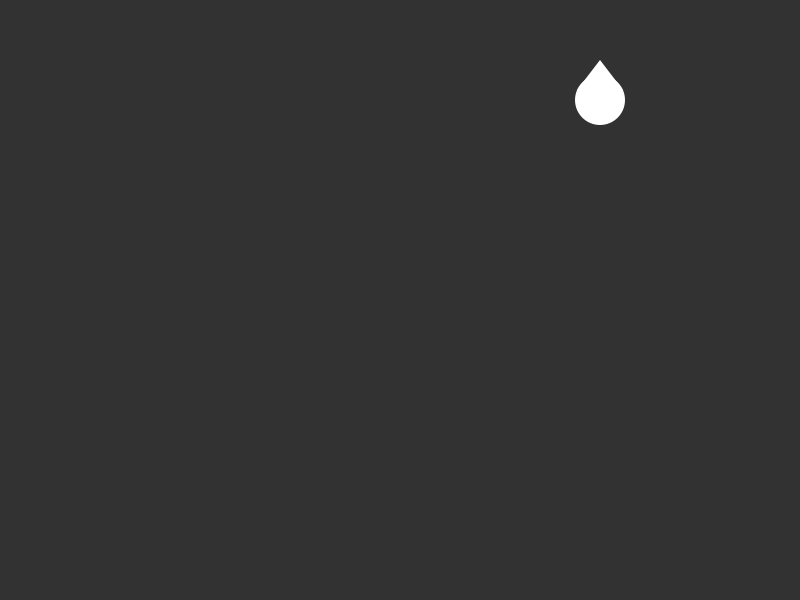
Frame 1 (no input)
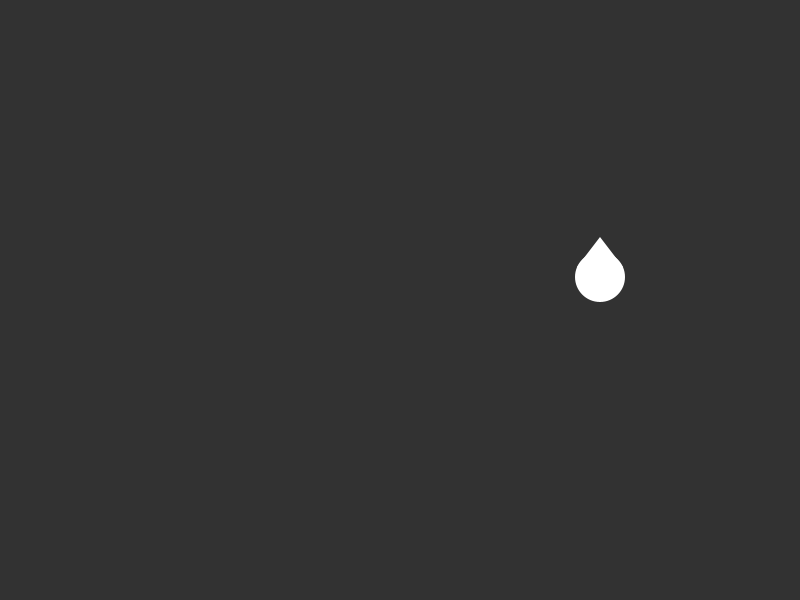
Frame 60 (the mouse pressed at the canvas centre just before this capture)
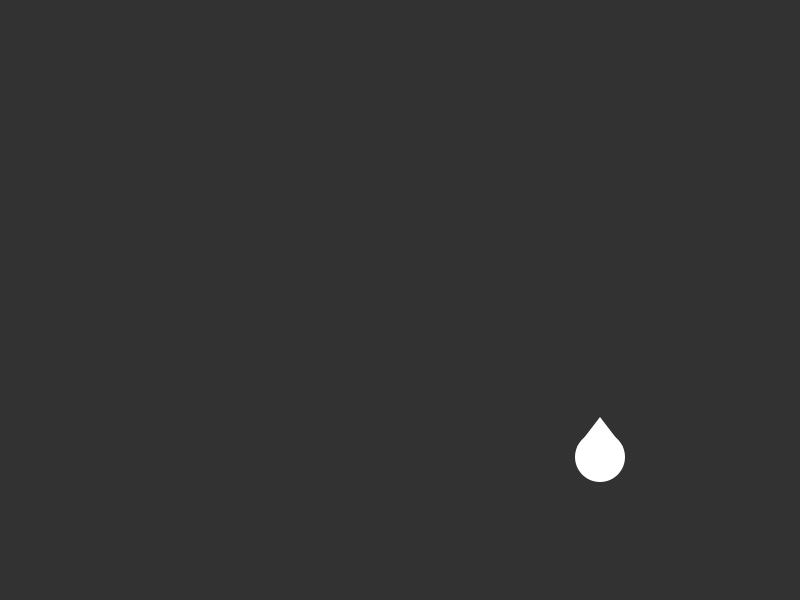
Frame 120 (the mouse held since frame 60 and released just before this capture)

The Processing sketch that drew these frames (run headless with seeded random() and noise(); from frame 60 on, the mouse is pressed at the canvas centre):

// Processing sketch: sketch_250829a
// ── sketch_250829a.pde
int numCircles = 3;
int numTriangles = 3;
float x = 600;
float y = 100;
float yspeed = 3;

void setup(){
  size(800, 600);
  noStroke();
}

void draw(){
  background(50);
  triangle(x-23, y-10, x+23, y-10, x, y-40);
  circle(x, y, 50);
  
  y += yspeed;
  if (y > 600){
    y = 0;
  }

  println(mouseX + " " + mouseY);
}
